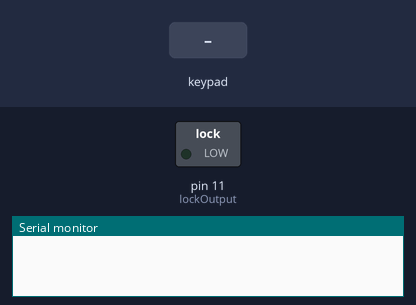
Recording of a sketch running on a simulated Arduino Uno, built with avr-gcc and run on an emulated ATmega328P. On the bench: switched loads named in the sketch (green lamp = pin HIGH), the last lines printed to the serial monitor. The inputs (shaded band) are chosen by the test bench.

Above: at 1.2 s.
1.3 s: keypad keys 1 2 3 4 # pressed 0.4 s apart
At 3.6 s:
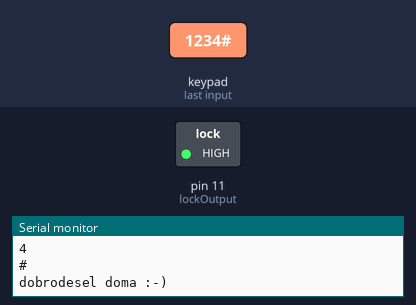
4.8 s: key '*' pressed
7.8 s: key '#' pressed
Timing chart, 0 to 10.8 s (numbered marks = the images above; inputs shaded):
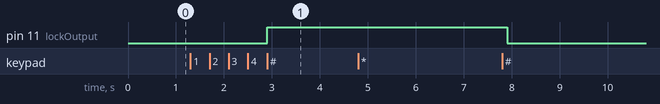

Measured:
- after the input at 1.3 s, pin 11 (lockOutput): LOW → HIGH after 1.6 s
- after the input at 4.8 s, every drawn part: stays the same

The sketch:

sketch_may27c.ino
```cpp
#include <Keypad.h>

const int ROW_NUM = 4; //four rows
const int COLUMN_NUM = 3; //three columns

char keys[ROW_NUM][COLUMN_NUM] = {
  {'1','2','3'},
  {'4','5','6'},
  {'7','8','9'},
  {'*','0','#'}
};

byte pin_rows[ROW_NUM] = {9, 8, 7, 6}; //connect to the row pinouts of the keypad
byte pin_column[COLUMN_NUM] = {5, 4, 3}; //connect to the column pinouts of the keypad

Keypad keypad = Keypad( makeKeymap(keys), pin_rows, pin_column, ROW_NUM, COLUMN_NUM );

const String password = "1234"; // change your password here
String input_password;
int lockOutput = 11;
void setup(){
  Serial.begin(9600);
  input_password.reserve(32); // maximum input characters is 33, change if needed
  pinMode(lockOutput, OUTPUT);
}

void loop(){
  char key = keypad.getKey();

  if (key){
    Serial.println(key);

    if(key == '*') {
      input_password = ""; // clear input password
    } else if(key == '#') {
      if(password == input_password) {
        Serial.println("dobrodesel doma :-) ");
        // DO YOUR WORK HERE
        digitalWrite(lockOutput, HIGH);
        delay(5000);
        digitalWrite(lockOutput, LOW);

      } else {
        Serial.println("vstop zavrnjen");
      }

      input_password = ""; // clear input password
    } else {
      input_password += key; // append new character to input password string
    }
  }
}
```
